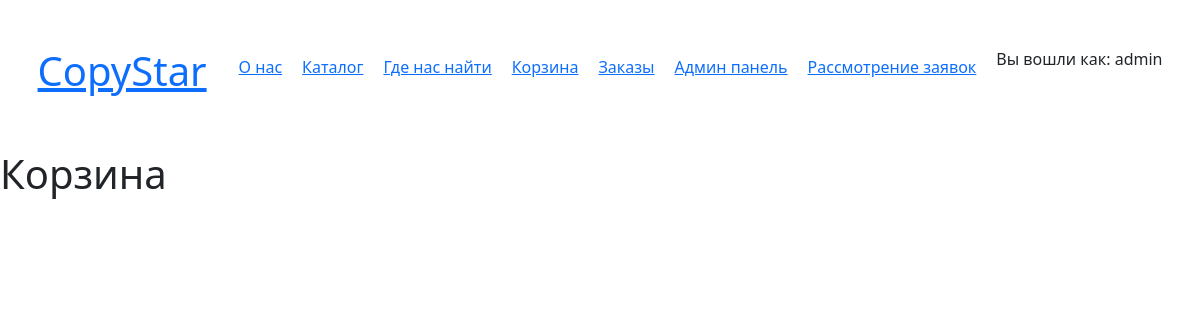
The page /cart/ (signed in) on the database as committed earlier.
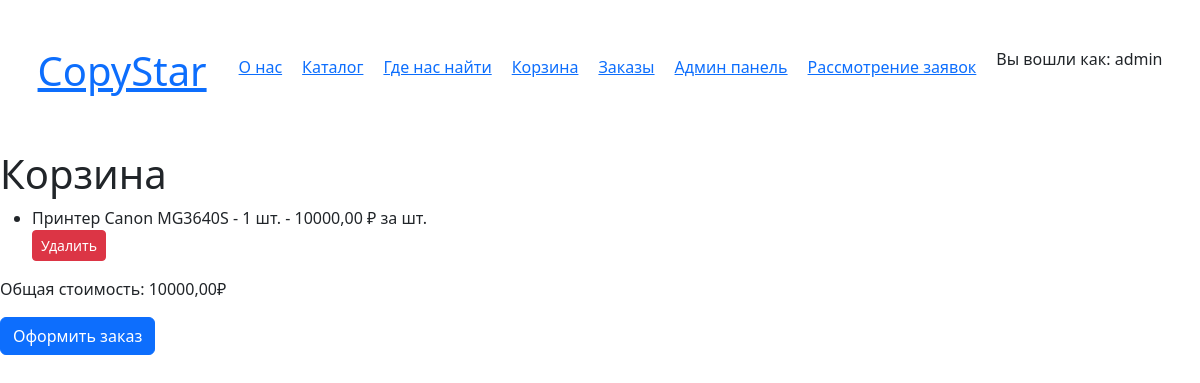
The same page on the database as committed later.
### main/models.py (models this page shows, shortened)
class Cart(models.Model):
    client = models.ForeignKey(User, on_delete=models.CASCADE)
    product = models.ForeignKey(Product, on_delete=models.CASCADE)
    quantity = models.IntegerField(default=1)
    class Meta:
        verbose_name = 'Корзина'
        verbose_name_plural = 'Корзина'

class Product(models.Model):
    photo = models.ImageField(upload_to="product_photos")
    name = models.CharField(max_length=150, verbose_name='Имя товара')
    description = models.TextField(verbose_name='Описание товара')
    production_year = models.DateField(verbose_name='Дата производства')
    price = models.DecimalField(max_digits=10, decimal_places=2, verbose_name='Стоимость')
    quantity = models.IntegerField(verbose_name='Количество шт.')
    category = models.ForeignKey(Category, on_delete=models.CASCADE, verbose_name='Категория товара')
    class Meta:
        verbose_name = 'Товар'
        verbose_name_plural = 'Товары'

### main/views.py (the view)
# urls.py: path('cart/', cart, name='cart'),
@login_required
def cart(request):
    cart_items = Cart.objects.filter(client=request.user)
    total_cost = sum(item.product.price * item.quantity for item in cart_items)
    return render(request, 'main/cart/cart.html', {'cart_items': cart_items, 'total_cost': total_cost})

### main/templates/main/cart/cart.html (shortened to what this page needs)
{% extends 'main/base.html' %}
{% block content %}
    <h1>Корзина</h1>
    <ul>
        {% for cart_item in cart_items %}
            <li>
                {{ cart_item.product.name }} - {{ cart_item.quantity }} шт. -
                {{ cart_item.product.price|floatformat:"2" }} ₽ за шт.
                <form method="post" action="{% url 'remove_from_cart' cart_item.id %}">
                    <button type="submit" class="btn btn-danger btn-sm">Удалить</button>
                </form>
            </li>
        {% endfor %}
    </ul>
    {% if cart_items %}
        <p>Общая стоимость: {{ total_cost }}₽</p>
        <form method="post" action="{% url 'order_add' product_id=cart_items.0.product.id %}">
            <button type="submit" class="btn btn-primary">Оформить заказ</button>
        </form>
    {% endif %}
{% endblock %}

Rows that differ between the two databases and show on the page:
added Cart: product.name "Принтер Canon MG3640S", quantity "1", product.price "10000,00"
Other text that changed with them:
{{ total_cost }}: (not shown) → "10000,00"
text now shown: "Общая стоимость: ₽ Оформить заказ"
